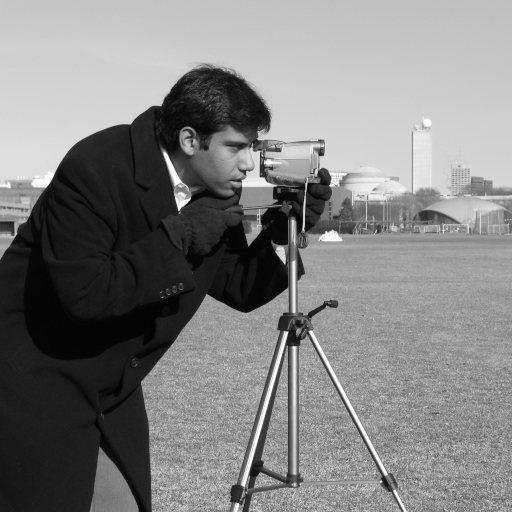
#> input picture lap2/images/camera.png, 512 x 512 px
$ jupyter execute --allow-errors ARTI403_Lab2_2240006495.ipynb
#> lines starting #> are read from the running program, lines starting #| are printed output that depends on the picture
# ARTI403: Image Processing
## Lab 2: Digital Image Fundamentals

**Student Name:** Saad Abdulaziz Alshehri
**Student ID:** 2240006495

## Import the libraries and load the images

[cell 1]
import cv2
import numpy as np
import matplotlib.pyplot as plt

[cell 2]
img1 = cv2.imread('images/camera.png', cv2.IMREAD_GRAYSCALE)
#> img1 is the input picture: shape (512, 512); min 0, max 255, mean 129.1
img2 = cv2.imread('images/coins.png', cv2.IMREAD_GRAYSCALE)

# the two images must have the same size for the operations
#> (the rest of this cell did not finish here and is left out)

# Image Sampling and Quantization
## Task 1: change the sampling and quantization parameters

[cell 3]
def sample_image(image, factor):
#> called with factor = 14
    height, width = image.shape[:2]
#> height = 512; width = 512
    return cv2.resize(image, (width // factor, height // factor), interpolation=cv2.INTER_NEAREST)
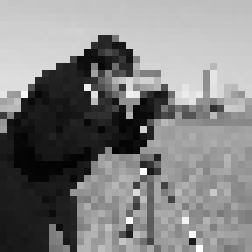
#> returned value: shape (36, 36) (shown 7 times larger); min 3, max 255, mean 128.8

def quantize_image(image, levels):
#> called with levels = 9
    step = 256 // levels
    quantized = np.floor(image / step) * step
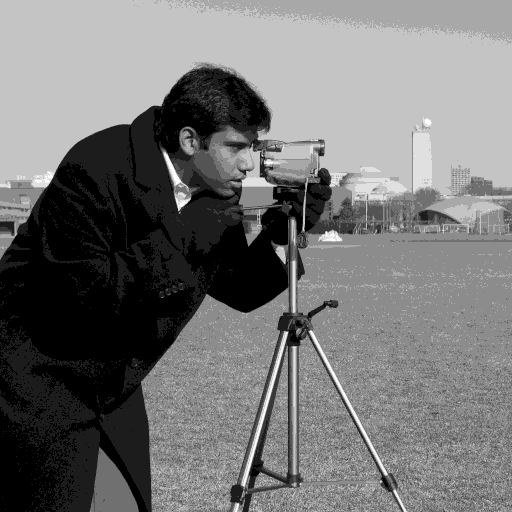
#> quantized: shape (512, 512) float64; min 0, max 252, mean 116.2
    return quantized.astype(np.uint8)
#> returned value: shape (512, 512)

[cell 4]
# first row: values from the manual, second row: my values
sampled_1 = sample_image(img1, 14)
quantized_1 = quantize_image(img1, 9)
sampled_2 = sample_image(img1, 7)
#> call 2 of sample_image, with factor = 7
#> in sample_image (call 2), `return cv2.resize(image, (width // factor, height // factor), interpol..`:
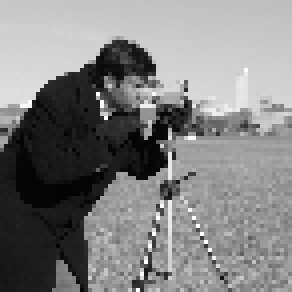
#> returned value: shape (73, 73) (shown 4 times larger); min 3, max 255, mean 129.5
quantized_2 = quantize_image(img1, 16)

fig, axes = plt.subplots(2, 3, figsize=(14, 9))
axes[0, 0].imshow(img1, cmap='gray', vmin=0, vmax=255)
axes[0, 0].set_title('Original')
axes[0, 1].imshow(sampled_1, cmap='gray', vmin=0, vmax=255)
axes[0, 1].set_title('Sampled: factor 14')
axes[0, 2].imshow(quantized_1, cmap='gray', vmin=0, vmax=255)
axes[0, 2].set_title('Quantized: 9 levels')
axes[1, 0].imshow(img1, cmap='gray', vmin=0, vmax=255)
axes[1, 0].set_title('Original')
axes[1, 1].imshow(sampled_2, cmap='gray', vmin=0, vmax=255)
axes[1, 1].set_title('Sampled: factor 7')
axes[1, 2].imshow(quantized_2, cmap='gray', vmin=0, vmax=255)
axes[1, 2].set_title('Quantized: 16 levels')
for ax in axes.flat:
    ax.axis('off')
plt.tight_layout()
plt.show()
